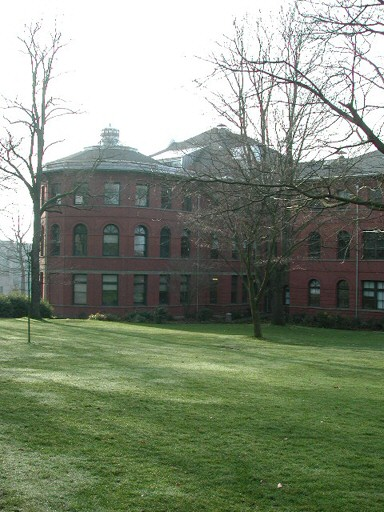
#> input picture homework2/Problem2Images/panoramas/parrington/prtn00.jpg, 384 x 512 px
$ python homework2.py
#> lines starting #> are read from the running program, lines starting #| are printed output that depends on the picture; pictures that were not available may be replaced by others from this repository, and a replacement may not be noted
# This is a raw framework for image stitching using Harris corner detection.
# For libraries you can use modules in numpy, scipy, cv2, os, etc.
import numpy as np
from scipy import ndimage, spatial
import cv2
from os import listdir
import matplotlib.pyplot as plt

from utils import *

#可调超参:pair_threshold , homo_matrix threshold,homo_matrix iteration num
IMGDIR = 'Problem2Images'


######################################################################################################

# [345 lines left out: functions gradient_x, gradient_y, harris_response, corner_selection, histogram_of_gradients, feature_matching and 5 more, not called in this run]

def generate_panorama(ordered_img_seq):
    len = np.shape(ordered_img_seq)[0]
    mid = int(len/2) # middle anchor
    i = mid-1
    j = mid+1
    principle_img = ordered_img_seq[mid]
    while(j < len):
        pixels1, pixels2 = feature_matching(ordered_img_seq[j], principle_img)
        homo_matrix = align_pair(pixels1, pixels2)
        principle_img = stitch_blend(
            ordered_img_seq[j], principle_img, homo_matrix)
        principle_img=np.uint8(principle_img)
        j = j+1
    while(i >= 0):
        pixels1, pixels2 = feature_matching(ordered_img_seq[i], principle_img)
        homo_matrix = align_pair(pixels1, pixels2)
        principle_img = stitch_blend(
            ordered_img_seq[i], principle_img, homo_matrix)
        principle_img=np.uint8(principle_img)
        i = i-1
    est_pano = principle_img
    return est_pano


if __name__ == '__main__':
    # [53 lines of commented-out code are left out]
    img_1 = cv2.imread(f'{IMGDIR}/panoramas/parrington/prtn00.jpg')
#> img_1 is the input picture: shape (512, 384, 3); mean B, G, R 121.6, 140.8, 130.6
    img_2 = cv2.imread(f'{IMGDIR}/panoramas/parrington/prtn01.jpg')
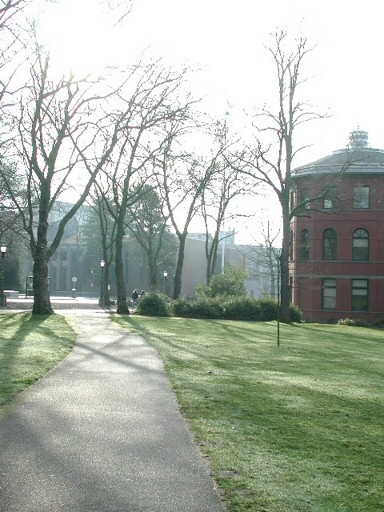
#> input picture homework2/Problem2Images/panoramas/parrington/prtn01.jpg, 384 x 512 px
#> img_2 is the input picture: shape (512, 384, 3); mean B, G, R 164.6, 175.8, 168
    img_3 = cv2.imread(f'{IMGDIR}/panoramas/parrington/prtn02.jpg')
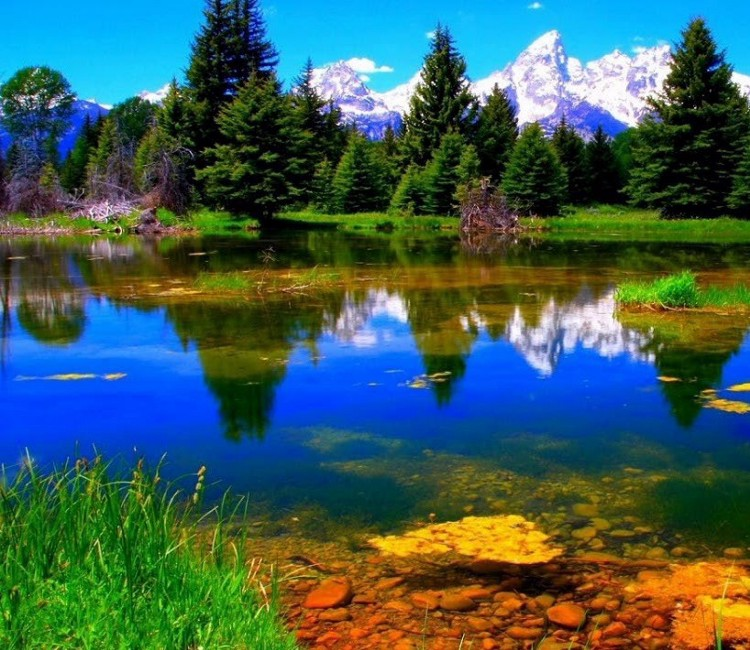
#> input picture homework2/Problem2Images/2_1.jpg, 750 x 650 px, given in place of prtn02.jpg, which was not available
#> img_3 is the input picture: shape (650, 750, 3); mean B, G, R 87.7, 93.8, 61.9
    img_4 = cv2.imread(f'{IMGDIR}/panoramas/parrington/prtn03.jpg')
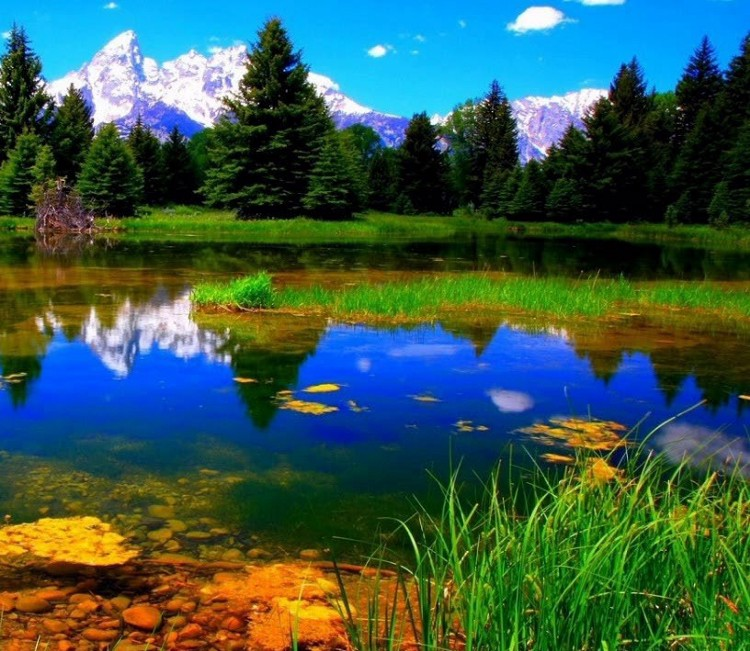
#> input picture homework2/Problem2Images/2_2.jpg, 750 x 651 px, given in place of prtn03.jpg, which was not available
#> img_4 is the input picture: shape (651, 750, 3); mean B, G, R 78.1, 89.7, 57.1
    img_5 = cv2.imread(f'{IMGDIR}/panoramas/parrington/prtn04.jpg')
    img_list=[]
    img_list.append(img_1)
    img_list.append(img_2)
    img_list.append(img_3)
    #img_list.append(img_4)
    #img_list.append(img_5)
#> (the run stopped early here; a loop or call above may not have finished)
